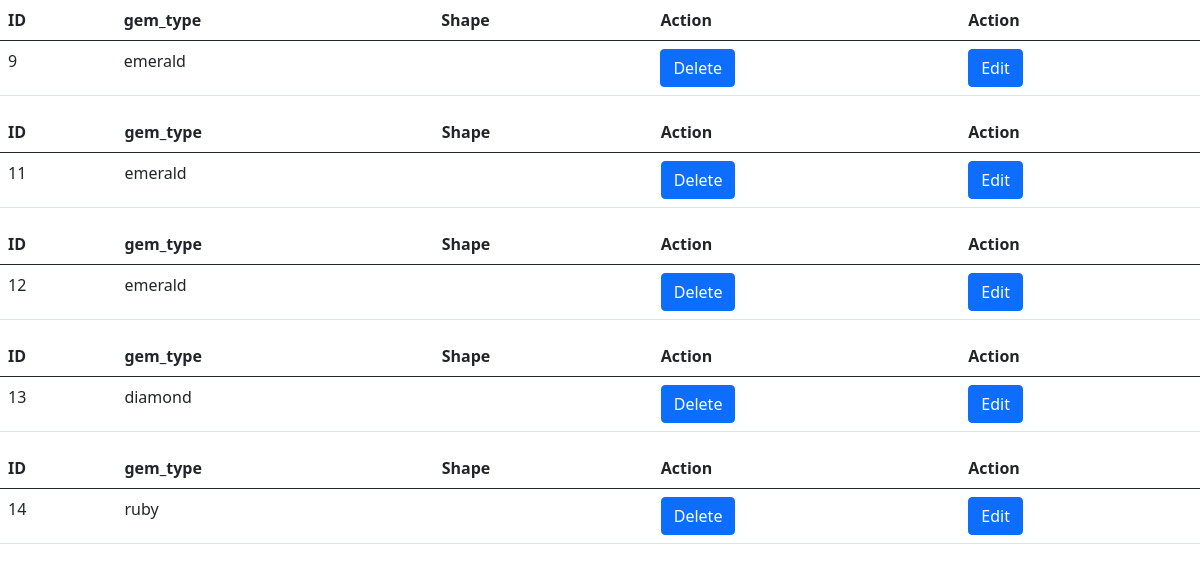
Page /showcs (signed in) on the earlier database version.
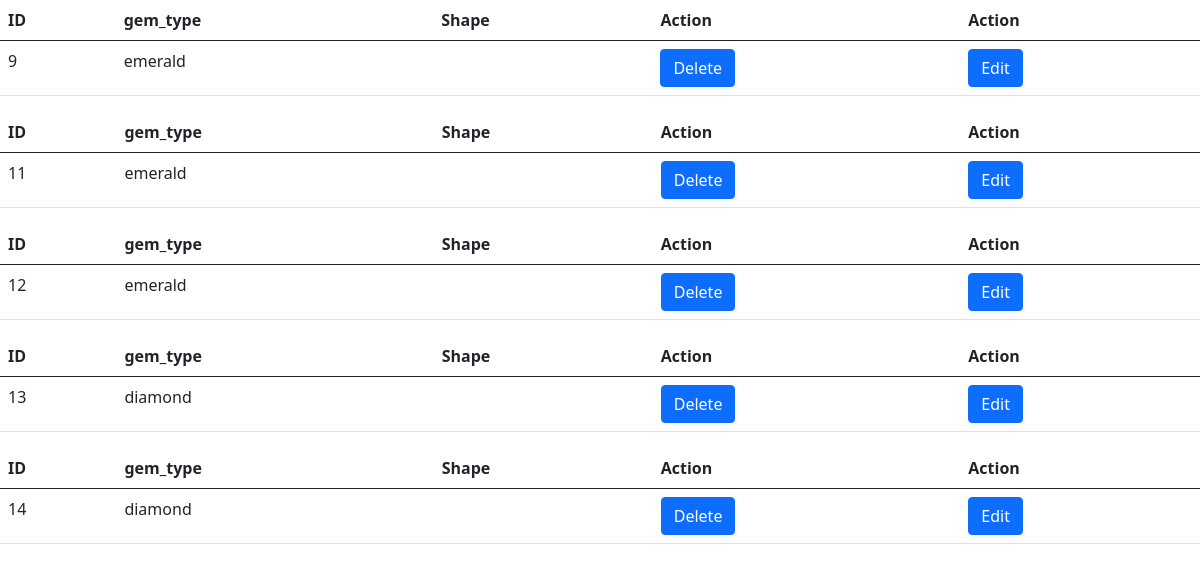
Same page on the later database version.
### firstapp/models.py (models this page shows, shortened)
class PurchaseOfColorStones(models.Model):
    date = models.DateField(auto_now_add=True)
    company_name = models.ForeignKey('CompanyInfo', on_delete=PROTECT)
    location = models.ForeignKey('loc', on_delete=models.PROTECT, null=True)
    shape = models.ForeignKey(
        'shape_cs', on_delete=models.PROTECT, blank=True)
    gem_type = models.ForeignKey(
        'gemtype', on_delete=models.PROTECT, blank=True)
    origin = models.ForeignKey(
        'Origin_cs', on_delete=models.PROTECT, blank=True)
    Treatment = models.ForeignKey(
        'Treatment_cs', on_delete=models.PROTECT, blank=True)
    Clarity = models.CharField(max_length=30)
    certificate_no = models.ForeignKey(
        'cert_no_cs', on_delete=models.PROTECT, blank=True)
    colour = models.CharField(max_length=30)
    measurements = models.IntegerField()
    lab = models.ForeignKey('Lab_cs', on_delete=models.PROTECT, blank=True)
    PCS = models.IntegerField()
    Weight= models.FloatField(null=True)
    Price = models.FloatField()
    units = models.IntegerField()
    amount = models.DecimalField(decimal_places=2, max_digits=9)
    discount_amount = models.DecimalField(
        decimal_places=2, max_digits=9, blank=True, null=True)
    discount = models.PositiveSmallIntegerField(blank=True, null=True)
    total_val = models.DecimalField(
        decimal_places=2, max_digits=9, blank=True, null=True)
    purchaseapv= models.BooleanField(default=False)
    currency = models.ForeignKey('currencies', on_delete=models.PROTECT)
    tag_price = models.FloatField()
    rate = models.FloatField()

class gemtype(models.Model):
    gem = models.CharField(max_length=50)
    def __str__(self):
        return self.gem

### firstapp/views.py (the view)
# urls.py: path('showcs', views.showcs, name="showcs"),
@login_required
def showcs(request):
    cs_obj = PurchaseOfColorStones.objects.all()
    context = {
        "show_cs": cs_obj,
    }
    return render(request, "showcs.html", context=context)

### firstapp/templates/showcs.html (shortened to what this page needs)
<!DOCTYPE html>
<html lang="en">
<head>
  <link href="https://cdn.jsdelivr.net/npm/bootstrap@5.0.2/dist/css/bootstrap.min.css" rel="stylesheet"
>
</head>
<body>
  {% for obj in show_cs %}
  <table class="table">
    <thead class="thead-dark">
      <tr>
        <th scope="col">ID</th>
        <th scope="col">gem_type</th>
        <th scope="col">Shape</th>
        <th scope="col">Action</th>
        <th scope="col">Action</th>
      </tr>
    </thead>
    <tbody>
      <tr class="something">
        <td>{{obj.id}}</td>
        <td>{{obj.gem_type}}</td>
        <td>{{obj.shape_cs}}</td>
        <td><a class="btn btn-primary" href="{% url 'deleteid_cs' idno=obj.id %}" >Delete</a></td>
        <td><a class="btn btn-primary" href="{% url 'update_cs' ck=obj.id %}">Edit</a></td>
      </tr>
      </tbody>
  </table>
  {%endfor%}
</body>
</html>

Differences in the rows shown:
changed PurchaseOfColorStones id 14: gem_type "ruby" → "diamond"
